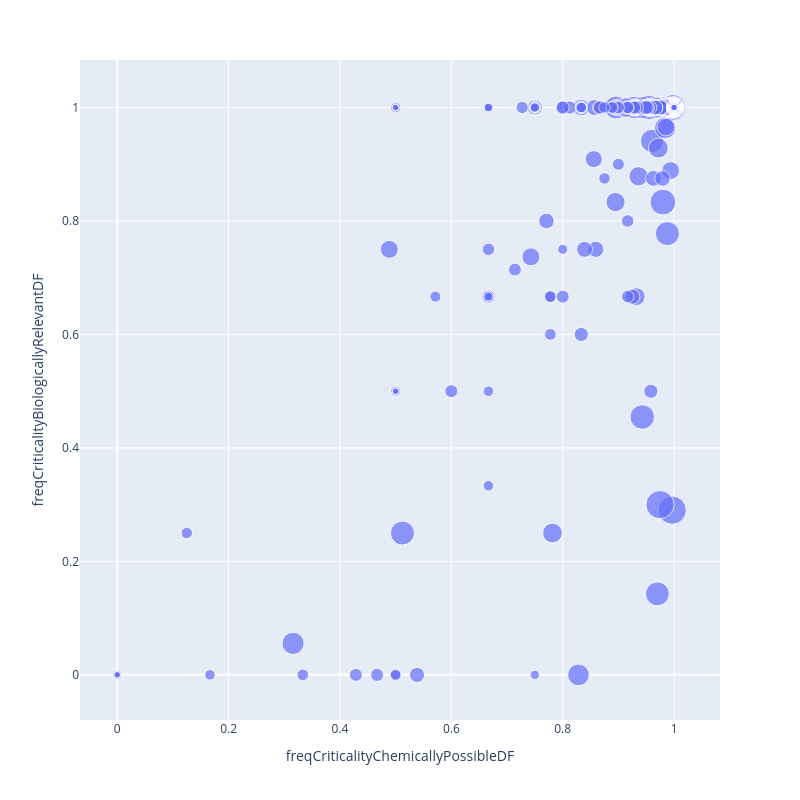

This figure's notebook cell:
### Code cell
fig = px.scatter(dfMoleculesChemicallyPossibleBiologicallyRelevant, x="freqCriticalityChemicallyPossibleDF", y="freqCriticalityBiologicallyRelevantDF", hover_name="moleculeChebiLabel", hover_data=["countChemicallyPossible", "countBiologicallyRelevant"], size=np.log10(dfMoleculesChemicallyPossibleBiologicallyRelevant["countChemicallyPossible"]))
fig.update_layout(width=800)
fig.update_layout(height=800)
fig.show()

### Figure 1 — Plotly figure (JSON) as saved in the notebook; plotly's stock layout.template omitted (floating-point values rounded to 4 significant figures; data arrays with more than 128 entries replaced by an {"elided": "..."} marker saying what was removed)
{"data": [{"customdata": {"elided": "837x2 int values"}, "hovertemplate": "<b>%{hovertext}</b><br><br>freqCriticalityChemicallyPossibleDF=%{x}<br>freqCriticalityBiologicallyRelevantDF=%{y}<br>size=%{marker.size}<br>countChemicallyPossible=%{customdata[0]}<br>countBiologicallyRelevant=%{customdata[1]}<extra></extra>", "hovertext": {"elided": "837 str values"}, "legendgroup": "", "marker": {"color": "#636efa", "size": {"elided": "837 float values"}, "sizemode": "area", "sizeref": 0.01386, "symbol": "circle"}, "mode": "markers", "name": "", "orientation": "v", "showlegend": false, "type": "scatter", "x": {"elided": "837 float values"}, "xaxis": "x", "y": {"elided": "837 float values"}, "yaxis": "y"}], "layout": {"height": 800, "legend": {"itemsizing": "constant", "tracegroupgap": 0}, "margin": {"t": 60}, "width": 800, "xaxis": {"anchor": "y", "domain": [0, 1], "title": {"text": "freqCriticalityChemicallyPossibleDF"}}, "yaxis": {"anchor": "x", "domain": [0, 1], "title": {"text": "freqCriticalityBiologicallyRelevantDF"}}}}
